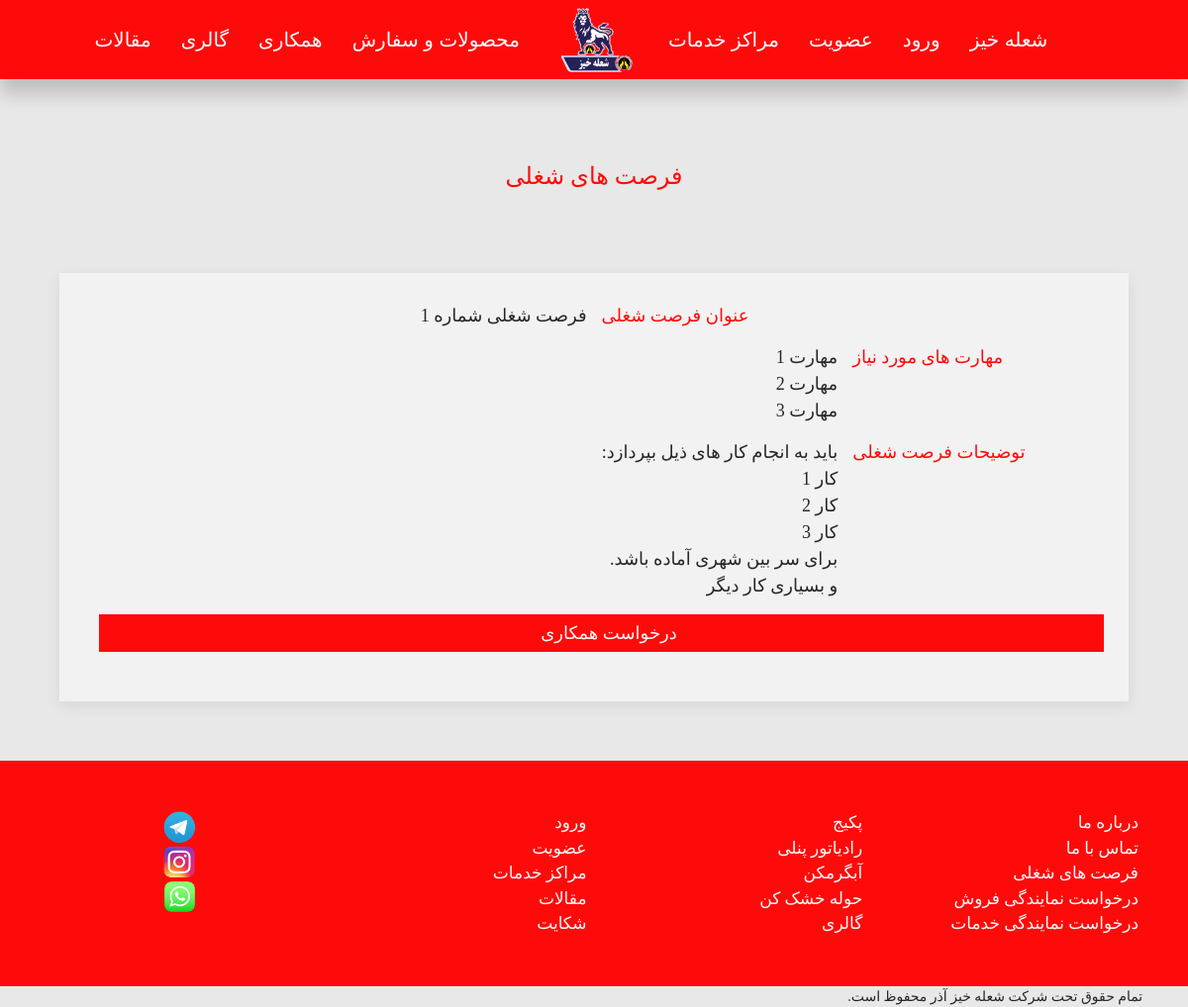
Page /cooperation/job-opportunity-list/ on the committed database.
### cooperation/models.py (models this page shows)
class JobOpportunityModel(models.Model):
    job_title = models.CharField(max_length = 264, blank = False, null = False)
    required_skills = models.TextField(null = False, blank = False)
    descriprion = models.TextField(null = False, blank = False)

### cooperation/views.py (the view)
# urls.py: path('job-opportunity-list/',JobOpportunityListView, name = 'jobopportunitylist'),
def JobOpportunityListView(request):
    try:
        job_opportunity_list = get_list_or_404(JobOpportunityModel.objects.all())
        return render(request,'cooperation/jobopportunitylist.html',
                      {'job_opportunity_list':job_opportunity_list})
    except:
        return render(request,'cooperation/jobopportunitylist.html')

### cooperation/templates/cooperation/jobopportunitylist.html (shortened to what this page needs)
{% extends "BaseTemplates/base1.html" %}
{% block body_block %}
<br>
<h1 class="redC-text uk-card-title uk-text-center fHarmattan uk-text-large">فرصت های شغلی</h1>
<div style="padding:5%" class="uk-grid-match uk-text-center uk-grid-large" uk-grid>
{% if job_opportunity_list %}
{% for job_opportunity in job_opportunity_list %}
      <div class="uk-width-1-1 uk-block">
<div  class="uk-card uk-card-default uk-card-body milkywhiteC">
      <div style="margin-top:-25px; font-size:18px;"  class=" fHarmattan uk-text-large uk-grid-small" uk-grid>
          <div class="uk-width-1-2 uk-text-left redC-text" >عنوان فرصت شغلی</div><div class="uk-width-1-2 uk-text-right darkgreyC-text">{{job_opportunity.job_title}}</div>
          <div class="uk-width-1-4 uk-text-left redC-text" >مهارت های مورد نیاز</div><div class="uk-width-3-4 uk-text-right darkgreyC-text">{{job_opportunity.required_skills|linebreaks }}</div>
          <div class="uk-width-1-4 uk-text-left redC-text" >توضیحات فرصت شغلی</div><div class="uk-width-3-4 uk-text-right darkgreyC-text">{{job_opportunity.descriprion|linebreaks }}</div>
<a style="font-size:18px;" href="{% url 'cooperation:createapplicatoin' job_opportunity.pk %}" class="uk-button redC uk-width-1-1 uk-margin-small-bottom whiteC-text fHarmattan">درخواست همکاری</a>
<br>
      </div>
</div>
</div>
{% endfor %}
{% endif %}
</div>
    {% endblock %}

### static/css/styles.css (style rules this page uses)
.fHarmattan { font-family: 'Lateef', cursive; }
.whiteC-text { color: #fafafa; }
.milkywhiteC { background-color: #f2f2f2; }
.darkgreyC-text { color: #262626; }
.redC { background-color: #ff0a0a; }
.redC-text { color: #ff0a0a; }

### rows in the picture
JobOpportunityModel: job_title "فرصت شغلی شماره 1", required_skills "مهارت 1 مهارت 2 مهارت 3", descriprion "باید به انجام کار های ذیل بپردازد: کار 1 کار 2 کار 3 برای سر بین شهری آماده باشد. و بسیاری کار دیگر"
